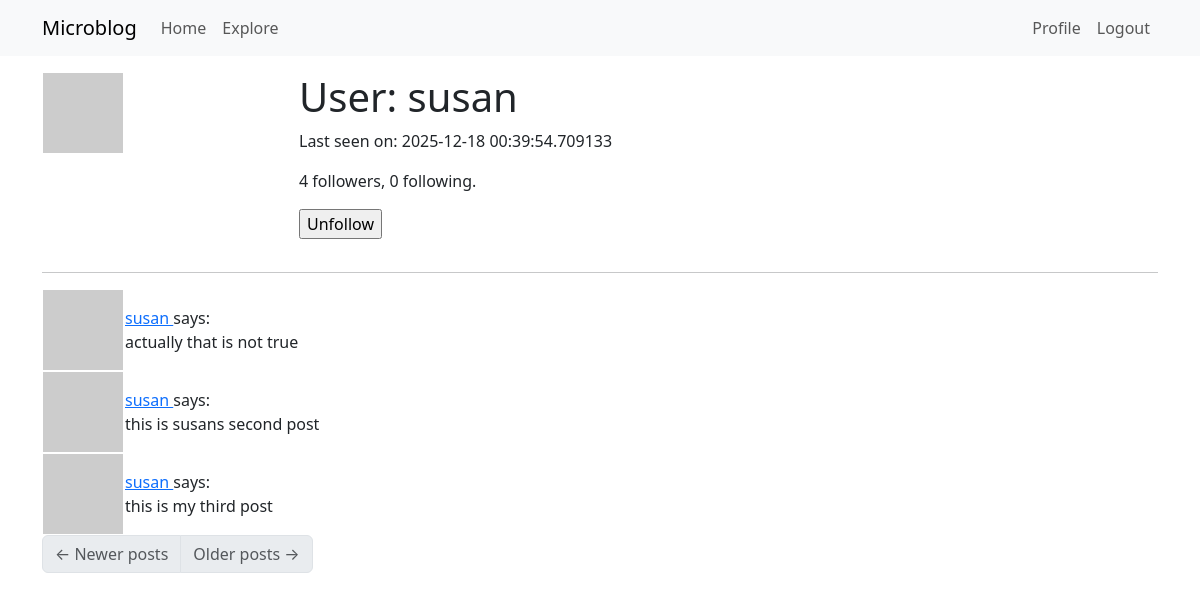
Screenshot of /user/susan (signed in) with the database file from the repository.
### app/models.py (models this page shows, shortened)
class User(UserMixin, db.Model):
    id: so.Mapped[int] = so.mapped_column(primary_key=True)
    username: so.Mapped[str] = so.mapped_column(sa.String(64), index=True, unique=True)
    email: so.Mapped[str] = so.mapped_column(sa.String(120), index=True, unique=True)
    password_hash: so.Mapped[Optional[str]] = so.mapped_column(sa.String(256))
    posts: so.WriteOnlyMapped['Post'] = so.relationship(back_populates='author')
    about_me: so.Mapped[Optional[str]] = so.mapped_column(sa.String(140))
    last_seen: so.Mapped[Optional[datetime]] = so.mapped_column(default=lambda:
                                datetime.now(timezone.utc))
    def avatar(self, size):
        digest = md5(self.email.lower().encode('utf-8')).hexdigest()
        return f'https://www.gravatar.com/avatar/{digest}?d=identicon&s={size}'
    following: so.WriteOnlyMapped['User'] = so.relationship(
        secondary=followers,
        primaryjoin=(followers.c.follower_id == id),
        secondaryjoin=(followers.c.followed_id == id),
        back_populates='followers')
    followers: so.WriteOnlyMapped['User'] = so.relationship(
        secondary=followers, primaryjoin=(followers.c.followed_id == id),
        secondaryjoin=(followers.c.follower_id == id),
        back_populates='following')
    def is_following(self, user):
        query = self.following.select().where(User.id == user.id)
        return db.session.scalar(query)
    def followers_count(self):
        query = sa.select(sa.func.count()).select_from(
            self.followers.select().subquery())
        return db.session.scalar(query)
    def following_count(self):
        query = sa.select(sa.func.count()).select_from(
            self.following.select().subquery())
        return db.session.scalar(query)

class Post(db.Model):
    id: so.Mapped[int] = so.mapped_column(primary_key=True)
    body: so.Mapped[str] = so.mapped_column(sa.String(140))
    timestamp: so.Mapped[datetime] = so.mapped_column(index=True, default=lambda : datetime.now(timezone.utc))
    user_id: so.Mapped[int] = so.mapped_column(sa.ForeignKey(User.id), index=True)
    author: so.Mapped[User] = so.relationship(back_populates='posts')

### app/routes.py (the view)
@app.route('/user/<username>')
@login_required
def user(username):
    user = db.first_or_404(sa.select(User).where(User.username ==username))
    page = request.args.get('page', 1, type=int)
    query = user.posts.select().order_by(Post.timestamp.desc())
    posts = db.paginate(query, page=page, per_page=app.config['POSTS_PER_PAGE'], error_out=False)
    prev_url=None
    next_url=None
    if posts.has_next:
        next_url = url_for('user', username=user.username, page=posts.next_num)
    else:
        None
    if posts.has_prev:
        prev_url = url_for('user',username=user.username, page=posts.prev_num)
    else:
        None
    form = EmptyForm()
    return render_template('user.html',form=form,
                           posts=posts.items, next_url=next_url,
                           prev_url=prev_url, user=user)

### app/forms.py
class EmptyForm(FlaskForm):
    submit = SubmitField('Submit')

### app/models.py (called while the page is built)
@login.user_loader
def load_user(id):
    return db.session.get(User, int(id))

### app/routes.py (called while the page is built)
@app.before_request
def before_request():
    if current_user.is_authenticated:
        current_user.last_seen = datetime.now(timezone.utc)
        db.session.commit()

### app/templates/user.html (shortened to what this page needs)
 {%extends "base.html" %}
 {% block content %}
    <table>
        <tr valign="top">
             <td width="256px"><img src = "{{ user.avatar(128) }}"></td>
             <td>
                <h1>User: {{ user.username }}</h1>
                {% if user.last_seen %}<p>Last seen on: {{ user.last_seen}}</p>{% endif %}
                 <p>{{ user.followers_count() }} followers, {{ user.following_count() }} following.</p>
                 {% if user == current_user %}
                <p><a href="{{ url_for('edit_profile') }}">Edit Profile</a></p>
                {% else %}
                <p>
                    <form action="{{ url_for('unfollow', username=user.username)}}" method="post">
                        {{ form.submit(value='Unfollow')}}
                    </form>
                </p>
                {% endif %}
            </td>
        </tr>
    </table>
    <hr>
    {% for post in posts %}
        {% include '_post.html' %}
    {% endfor %}
    <nav aria-label="Post navigation">
        <ul class="pagination">
            <li class="page-item{% if not prev_url %} disabled{% endif %}">
                <a class="page-link" href="{{ prev_url }}">
                    <span aria-hidden="true">&larr;</span> Newer posts
                </a>
            </li>
            <li class="page-item{% if not next_url %} disabled{% endif %}">
                <a class="page-link" href="{{ next_url }}">
                    Older posts <span aria-hidden="true">&rarr;</span>
                </a>
            </li>
        </ul>
    </nav>
{% endblock %}

### app/templates/_post.html
<table class=""table table-hover>
    <tr>
        <td width="70px">
            <a href="{{ url_for('user', username=post.author.username) }}">
            <img src="{{ post.author.avatar(36) }}">
            </a>
        </td>
        <td>
            <a href="{{ url_for('user', username=post.author.username) }}">
                {{ post.author.username }}
            </a>
            says:<br>{{ post.body }}
        </td>
    </tr>
</table>

### rows the page displays
User: username "susan", last_seen "2025-12-18 00:39:54.709133"
Post: author.username "susan", body "actually that is not true"
Post: author.username "susan", body "this is susans second post"
Post: author.username "susan", body "this is my third post"

### other values shown
{{ user.followers_count() }} "4"
{{ user.following_count() }} "0"
